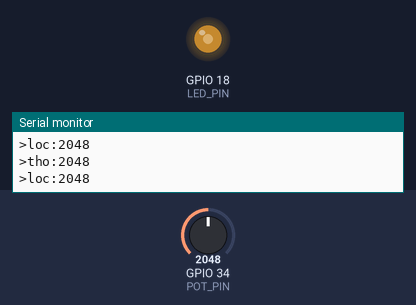
Bench run of a program on a simulated ESP32. On the bench: output pins drawn as LEDs (lit = HIGH), the last lines printed to the serial monitor. Inputs (shaded band) come from the test bench; at power-on: GPIO 34 (POT_PIN) = 2048.

Above: at 1.2 s.
1.3 s: GPIO 34 (POT_PIN) set to 2866
At 2.5 s:
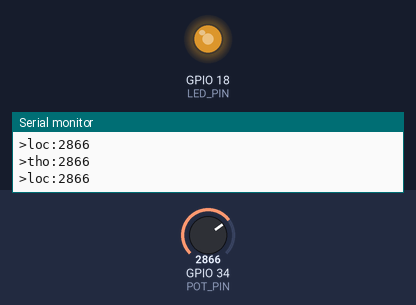
2.8 s: GPIO 34 (POT_PIN) set to 3603
At 3.6 s:
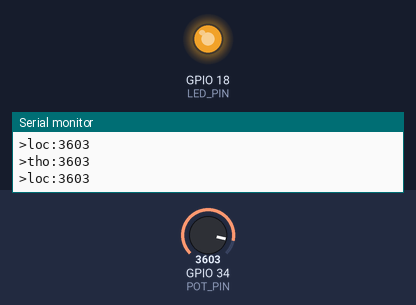
4.3 s: GPIO 34 (POT_PIN) set to 491
At 4.8 s:
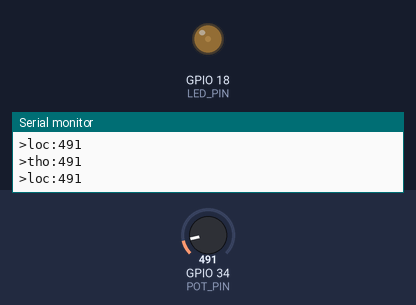
5.8 s: GPIO 34 (POT_PIN) set to 10
At 7.1 s:
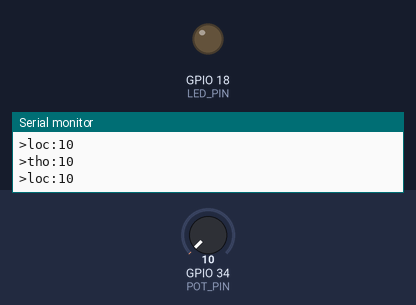
Timing chart, 0 to 8.3 s (numbered marks = the images above; inputs shaded):
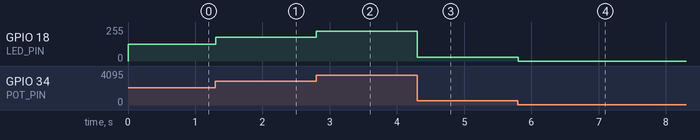

The program:

main.cpp
```cpp
#include <Arduino.h>

#define POT_PIN 34
#define LED_PIN 18

// --- CHUẨN API LEDC 2.x ---
const int pwmChannel = 0;
const int pwmFreq = 5000;
const int pwmResolution = 8; // Phân giải 8-bit (0-255)

// --- BIẾN LỌC MOVING AVERAGE ---
const int numReadings = 10;
int readings[numReadings];
int readIndex = 0;
long total = 0;
int average = 0;

unsigned long lastPrintTime = 0;

void setup() {
    Serial.begin(115200);

    // Khởi tạo mảng lọc trung bình
    for (int i = 0; i < numReadings; i++) {
        readings[i] = 0;
    }

    // KHAI BÁO LEDC CHUẨN 2.x (Tuyệt đối không dùng ledcAttach)
    ledcSetup(pwmChannel, pwmFreq, pwmResolution);
    ledcAttachPin(LED_PIN, pwmChannel);
}

void loop() {
    int rawValue = analogRead(POT_PIN);

    // Thuật toán lọc trung bình di động (Moving Average)
    total = total - readings[readIndex];
    readings[readIndex] = rawValue;
    total = total + readings[readIndex];
    readIndex = (readIndex + 1) % numReadings;
    average = total / numReadings;

    // Map giá trị ADC (0-4095) sang PWM (0-255)
    int pwmValue = map(average, 0, 4095, 0, 255);

    // ĐIỀU KHIỂN LED THEO API 2.x
    ledcWrite(pwmChannel, pwmValue);

    // In dữ liệu ra Teleplot (giãn cách 50ms để vẽ mượt)
    if (millis() - lastPrintTime > 50) {
        Serial.printf(">tho:%d\n", rawValue);
        Serial.printf(">loc:%d\n", average);
        lastPrintTime = millis();
    }
}
```

Measured:
- after the input at 1.3 s, GPIO 18 (LED_PIN): 127/255 → 177/255 at once
- after the input at 2.8 s, GPIO 18 (LED_PIN): 177/255 → 223/255 at once
- after the input at 4.3 s, GPIO 18 (LED_PIN): 223/255 → 30/255 at once
- after the input at 5.8 s, GPIO 18 (LED_PIN): 30/255 → 0/255 at once
